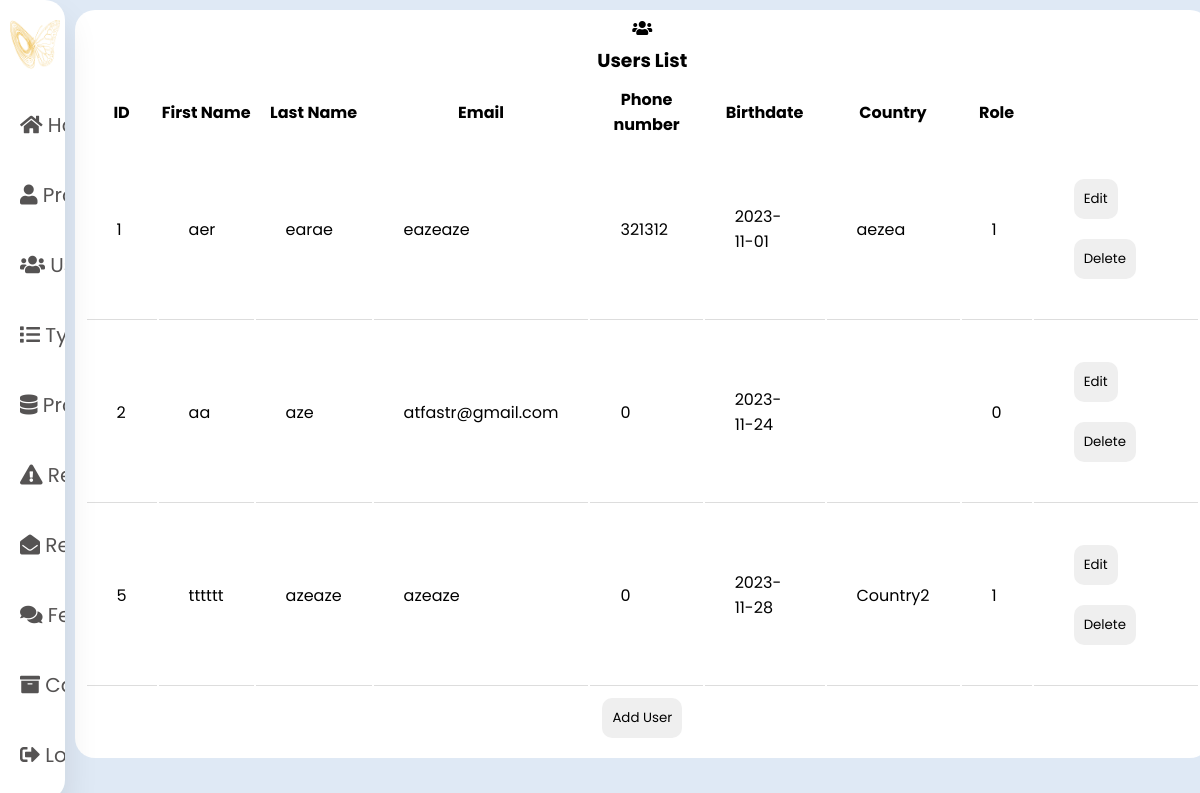
The app's page /view/User/dashboard_user.php (signed in) with its own data.
### tables this page shows
CREATE TABLE `user` (
  `ID_USER` int(11) NOT NULL,
  `First_Name` varchar(20) NOT NULL,
  `Last_Name` varchar(20) NOT NULL,
  `Password` varchar(20) NOT NULL,
  `Phone_number` int(8) NOT NULL,
  `Birthdate` date NOT NULL,
  `Country` varchar(20) NOT NULL,
  `Email` varchar(20) NOT NULL,
  `Role` int(11) NOT NULL
);

### controller/User/user.php (called while the page is built, shortened)
<?php
class UserCRUD
{
    public function getAllUsers()
    {
        $cnx = Config::getConnexion();
        $select = $cnx->prepare("SELECT * FROM user");
        $select->execute();
        $users = $select->fetchAll(PDO::FETCH_ASSOC);
        return $users;
    }
}

### view/User/dashboard_user.php (the view, shortened to what this page needs)
<?php
require_once "../../controller/User/user.php";
?>
<span style="font-family: verdana, geneva, sans-serif;">
    <!DOCTYPE html>
    <html lang="en">
    <head>
        <link rel="stylesheet" href="../dashboard.css" />
        <link rel="stylesheet" href="https://cdnjs.cloudflare.com/ajax/libs/font-awesome/5.15.4/css/all.min.css" />
    </head>
    <body>
        <div class="container">
            <nav class="navbar">
                <ul>
                    <li>
                        <a href="../index.html" class="logo">
                            <img src="../../assets/images/logo.png" alt="">
                        </a>
                    </li>
                    <li><a href="../index.html">
                            <i class="fas fa-home"></i>
                        </a></li>
                    <li><a href="">
                            <i class="fas fa-user"></i>
                        </a></li>
                    <li><a href="dashboard_user.php">
                            <i class="fas fa-users"></i>
                        </a></li>
                    <li><a href="../Type/dashboard_type.php">
                            <i class="fa fa-list"></i>
                        </a></li>
                    <li><a href="../Project/dashboard_project.php">
                            <i class="fa fa-database"></i>
                        </a></li>
                    <li><a href="../Reclamation/dashboard_reclamation.php">
                            <i class="fa fa-exclamation-triangle"></i>
                        </a></li>
                    <li><a href="../Reponse/dashboard_reponse.php">
                            <i class="fa fa-envelope-open"></i>
                        </a></li>
                    <li><a href="#">
                            <i class="fa fa-comments"></i>
                        </a></li>
                    <li><a href="../Category/dashboard_category.php">
                            <i class="fa fa-archive"></i>
                        </a></li>
                    <li><a href="#" class="logout">
                            <i class="fas fa-sign-out-alt"></i>
                        </a></li>
                </ul>
            </nav>
            <section class="main">
                <div class="users">
                    <div class="card">
                        <i class="fas fa-users"></i>
                        <h3>Users list</h3>
                        <table class="table table-bordered">
                            <?php
                            $user = new UserCRUD();
                            $users = $user->getAllUsers();
                            if (!empty($users)) {
                                echo "<tr><th>ID</th><th>First Name</th><th>Last Name</th><th>Email</th><th>Phone number</th><th>Birthdate</th><th>Country</th><th>Role</th></tr>";
                                foreach ($users as $user) {
                                    echo "<tr>";
                                    echo "<td>" . htmlspecialchars($user['ID_USER']) . "</td>";
                                    echo "<td>" . htmlspecialchars($user['First_Name']) . "</td>";
                                    echo "<td>" . htmlspecialchars($user['Last_Name']) . "</td>";
                                    echo "<td>" . htmlspecialchars($user['Email']) . "</td>";
                                    echo "<td>" . htmlspecialchars($user['Phone_number']) . "</td>";
                                    echo "<td>" . htmlspecialchars($user['Birthdate']) . "</td>";
                                    echo "<td>" . htmlspecialchars($user['Country']) . "</td>";
                                    echo "<td>" . htmlspecialchars($user['Role']) . "</td>";
                                    echo "<td>";
                                    echo "<button onclick='openEditUserModal(\"{$user['ID_USER']}\", \"{$user['First_Name']}\", \"{$user['Last_Name']}\", \"{$user['Email']}\", \"{$user['Phone_number']}\", \"{$user['Password']}\", \"{$user['Birthdate']}\", \"{$user['Country']}\", \"{$user['Role']}\")'>Edit</button>";
                                    echo "<button onclick='deleteUser(\"{$user['ID_USER']}\")'>Delete</button>";
                                    echo "</td>";
                                    echo "</tr>";
                                }
                            } else {
                                echo "<tr><td colspan='4'>No Users found </td></tr>";
                            }
                            ?>
                        </table>
                        <button onclick="openAddUserModal()">Add User</button>
                    </div>
                </div>
            </section>
    </body>
    </html>
</span>

### view/dashboard.css (style rules this page uses)
* { margin: 0; padding: 0; outline: none; border: none; text-decoration: none; box-sizing: border-box; font-family: "Poppins", sans-serif; }
:root { --accent-color: #F4BE37; --secondary-color: #E2EAF1; --dark-color: #092035; --grey-color: #E2EAF1; --body-text-color: #7C8990; --light-text-color: #9CA5AD; --link-color: #092035; --green-color: #2ECC71; --red-color: #E74C3C; --purple-color: #9B59B6; --orange-color: #E67E22; --cyan-color: #3498DB; --pink-color: #FF6B81; }
body { background: #dfe9f5; font-family: "Poppins", sans-serif; }
.container { display: flex; }
nav { position: relative; height: 100vh; width: 280px; background: #ffff; overflow: hidden; box-shadow: 0 20px 35px rgba(0, 0, 0, 0.1); }
.navbar { width: 70px; transition: width 0.5s; border-radius: 0; overflow: hidden; display: flex; border-radius: 0 20px 20px 0; }
.logo { display: flex; align-items: center; padding: 20px; }
.logo img { width: 50px; height: 50px; display: flex; position: relative; right: 10px; }
a { color: rgb(85, 83, 83); font-size: 20px; display: block; padding: 20px; }
.users .card { width: 100%; margin: 10px; background: #fff; text-align: center; border-radius: 20px; padding: 10px; }
.users .card h3 { margin: 10px; text-transform: capitalize; }
.users .card td { padding: 30px; }
button { padding: 10px; border-radius: 10px; border: none; margin: 10px; }
.table td { border-bottom: 1px solid #ddd; padding: 10px; }

### records on screen
user: ID_USER "1", First_Name "aer", Last_Name "earae", Email "eazeaze", Phone_number "321312", Birthdate "2023-11-01", Country "aezea", Role "1"
user: ID_USER "2", First_Name "aa", Last_Name "aze", Email "atfastr@gmail.com", Phone_number "0", Birthdate "2023-11-24", Role "0"
user: ID_USER "5", First_Name "tttttt", Last_Name "azeaze", Email "azeaze", Phone_number "0", Birthdate "2023-11-28", Country "Country2", Role "1"
